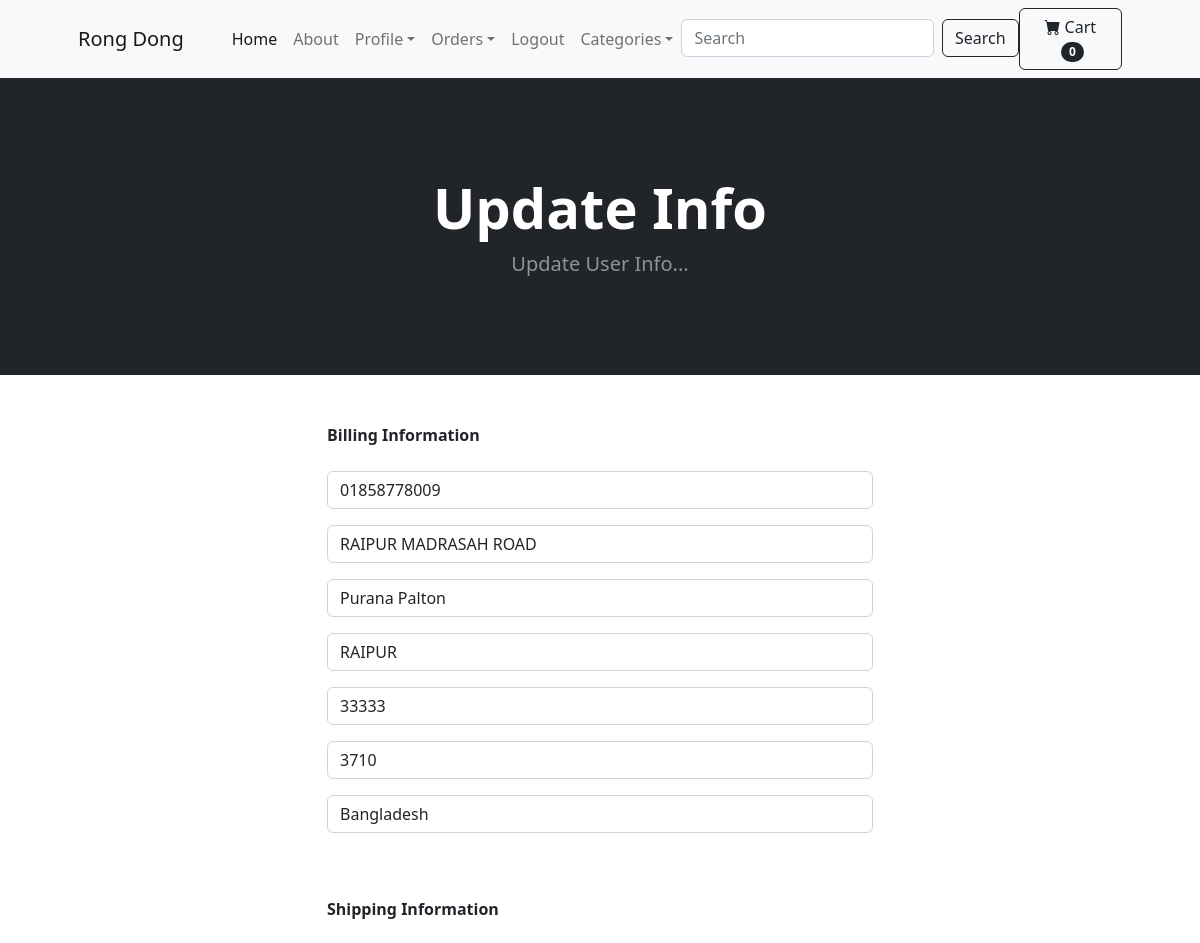
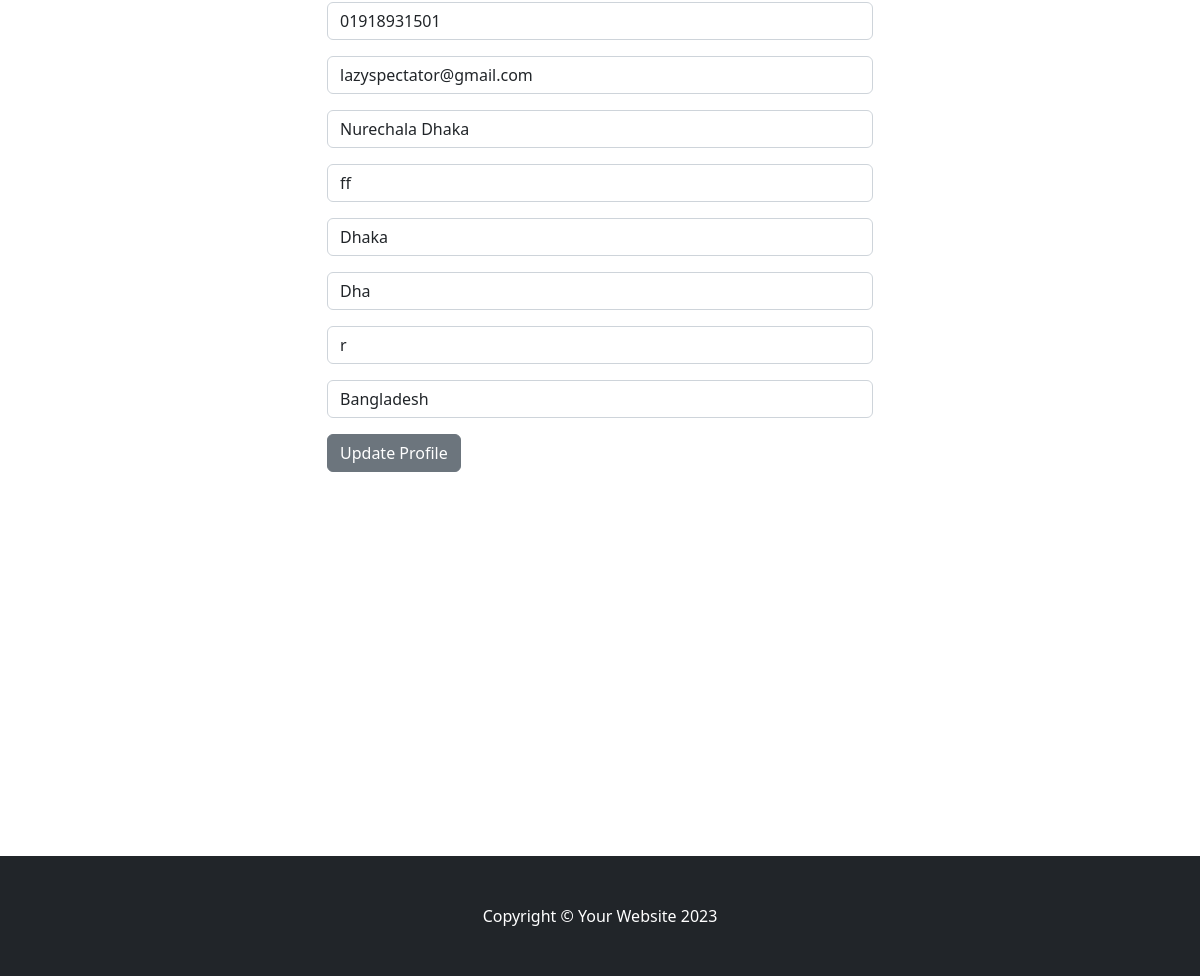
The page /update_info/ (signed in) on the database its author committed (2 pictures, top to bottom).
### store/models.py (models this page shows, shortened)
class Profile(models.Model):
	user = models.OneToOneField(User, on_delete=models.CASCADE)
	date_modified = models.DateTimeField(User, auto_now=True)
	phone = models.CharField(max_length=20, blank=True)
	address1 = models.CharField(max_length=200, blank=True)
	address2 = models.CharField(max_length=200, blank=True)
	city = models.CharField(max_length=200, blank=True)
	state = models.CharField(max_length=200, blank=True)
	zipcode = models.CharField(max_length=200, blank=True)
	country = models.CharField(max_length=200, blank=True)
	old_cart = models.CharField(max_length=200, blank=True, null=True)

### payment/models.py (models this page shows, shortened)
class ShippingAddress(models.Model):
	user = models.ForeignKey(User, on_delete=models.CASCADE, null=True, blank=True)
	shipping_full_name = models.CharField(max_length=255)
	shipping_email = models.CharField(max_length=255)
	shipping_address1 = models.CharField(max_length=255)
	shipping_address2 = models.CharField(max_length=255, null=True, blank=True)
	shipping_city = models.CharField(max_length=255)
	shipping_state = models.CharField(max_length=255, null=True, blank=True)
	shipping_zipcode = models.CharField(max_length=255, null=True, blank=True)
	shipping_country = models.CharField(max_length=255)
	class Meta:
		verbose_name_plural = "Shipping Address"

### store/views.py (the view)
# urls.py: path('update_info/', views.update_info, name='update_info'),
def update_info(request):
	if request.user.is_authenticated:
		current_user = Profile.objects.get(user__id=request.user.id)
		shipping_user = ShippingAddress.objects.get(user__id=request.user.id)
		form = UserInfoForm(request.POST or None, instance=current_user)
		shipping_form = ShippingForm(request.POST or None, instance=shipping_user)
		if form.is_valid() or shipping_form.is_valid():
			form.save()
			shipping_form.save()
			messages.success(request, "Your Info Has Been Updated!!")
			return redirect('home')
		return render(request, "update_info.html", {'form':form, 'shipping_form':shipping_form})
	else:
		messages.success(request, "You Must Be Logged In To Access That Page!!")
		return redirect('home')

### store/forms.py
class UserInfoForm(forms.ModelForm):
	phone = forms.CharField(label="", widget=forms.TextInput(attrs={'class':'form-control', 'placeholder':'Phone'}), required=False)
	address1 = forms.CharField(label="", widget=forms.TextInput(attrs={'class':'form-control', 'placeholder':'Address 1'}), required=False)
	address2 = forms.CharField(label="", widget=forms.TextInput(attrs={'class':'form-control', 'placeholder':'Address 2'}), required=False)
	city = forms.CharField(label="", widget=forms.TextInput(attrs={'class':'form-control', 'placeholder':'City'}), required=False)
	state = forms.CharField(label="", widget=forms.TextInput(attrs={'class':'form-control', 'placeholder':'State'}), required=False)
	zipcode = forms.CharField(label="", widget=forms.TextInput(attrs={'class':'form-control', 'placeholder':'Zipcode'}), required=False)
	country = forms.CharField(label="", widget=forms.TextInput(attrs={'class':'form-control', 'placeholder':'Country'}), required=False)
	class Meta:
		model = Profile
		fields = ('phone', 'address1', 'address2', 'city', 'state', 'zipcode', 'country', )

### cart/cart.py (called while the page is built)
	def __len__(self):
		return len(self.cart)

### cart/context_processors.py (called while the page is built)
def cart(request):
	return {'cart': Cart(request)}

### store/context_processors.py (called while the page is built)
def cat_menu(request):
    cat_menu = Category.objects.all()
    return {'cat_menu': cat_menu}

### store/models.py (called while the page is built)
	def __str__(self):
		return self.name

### store/templates/update_info.html (shortened to what this page needs)
{% extends 'base.html' %}
{% block content %}
        <header class="bg-dark py-5">
            <div class="container px-4 px-lg-5 my-5">
                <div class="text-center text-white">
                    <h1 class="display-4 fw-bolder">Update Info</h1>
                    <p class="lead fw-normal text-white-50 mb-0">Update User Info...</p>
                </div>
            </div>
        </header>
        <div class="container">
        	<div class="row">
        			<div class="col-md-6 offset-md-3">
        				<br/><br/>
                        <strong>Billing Information</strong>
                        <br/><br/>
<form method="POST" action="{% url 'update_info' %}">
    {{ form.as_p }}
    <br/><br/>
    <strong>Shipping Information </strong>
    <br/><br/>
    {{ shipping_form.as_p }}
    <button type="submit" class="btn btn-secondary">
      Update Profile
    </button>
</form>
<br/><br/>
<br/><br/>
<br/><br/>
<br/><br/>
<br/><br/>
<br/><br/>
<br/><br/>
<br/><br/>
        			</div>
        	</div>
        </div>
{% endblock %}

### rows shown on the page
Profile: phone "01858778009", address1 "RAIPUR MADRASAH ROAD", address2 "Purana Palton", city "RAIPUR", state "33333", zipcode "3710", country "Bangladesh"
ShippingAddress: shipping_full_name "01918931501", shipping_email "lazyspectator@gmail.com", shipping_address1 "Nurechala Dhaka", shipping_address2 "ff", shipping_city "Dhaka", shipping_state "Dha", shipping_zipcode "r", shipping_country "Bangladesh"

### other values the page prints
{{ cart|length }} "0"
